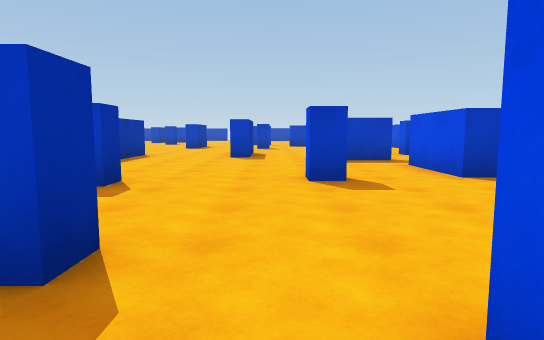
view 1 (above)

24 first-person views from a walk through a Unity game level. The camera is 1.3 m above the floor, tilts 6° down and sees 75° across. The floor is counted in squares, 2 m on a side. Each view is taken from the middle of a square. On the plan, view 1 faces up. The plan holds only what a view shows up to about 10 squares ahead; the rest is blank. The place goes on beyond the plan. The player is left out.

view 2
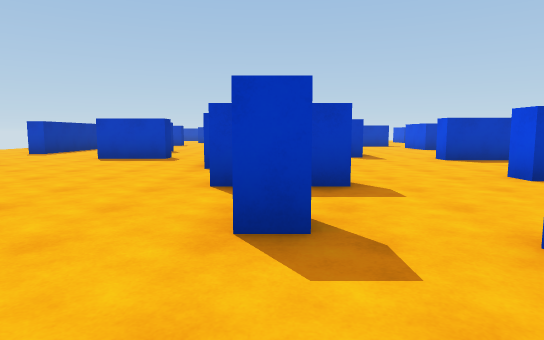

view 3
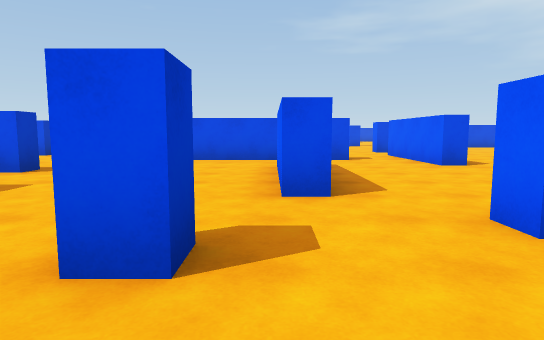

view 4
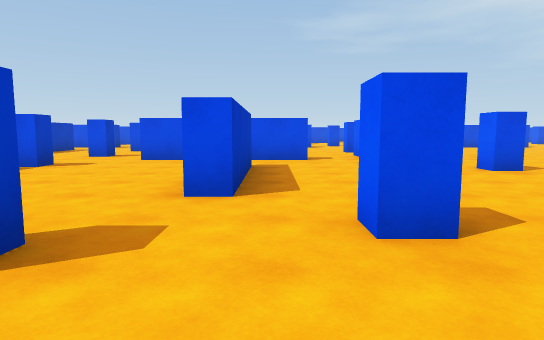

view 5
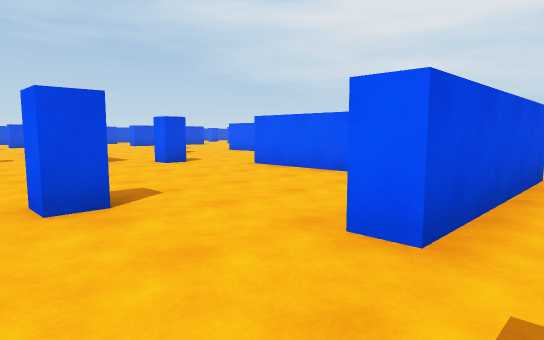

view 6
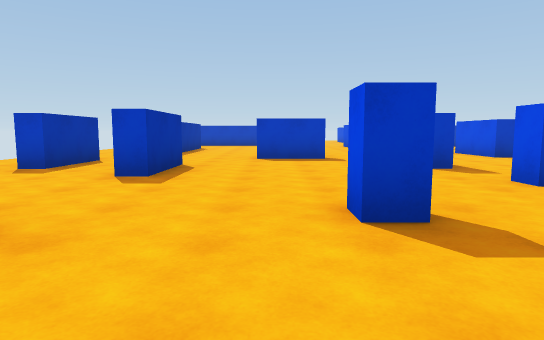

view 7
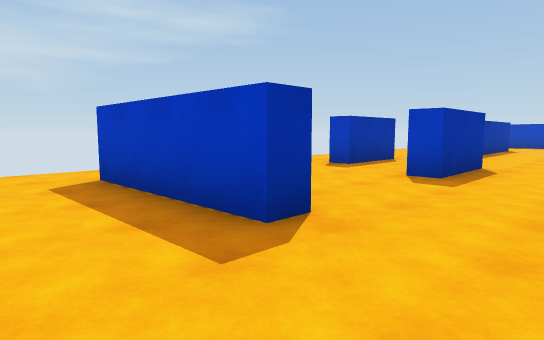

view 8
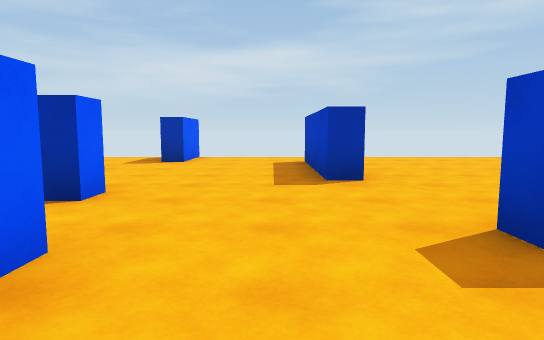

view 9
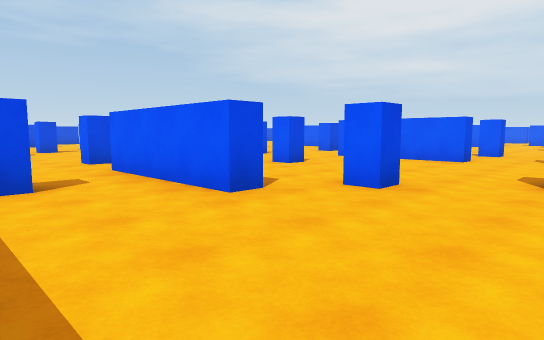

view 10
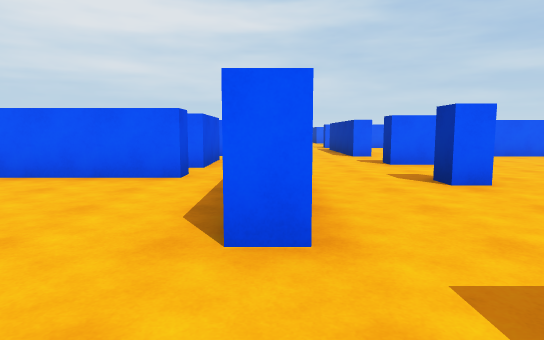

view 11
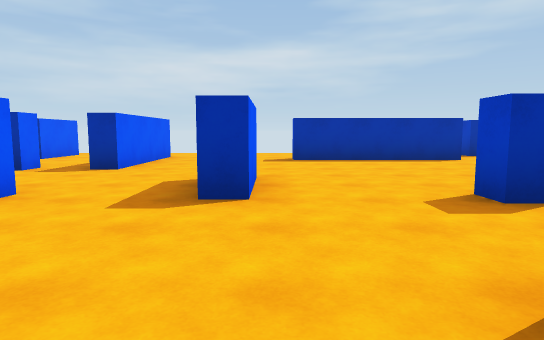

view 12
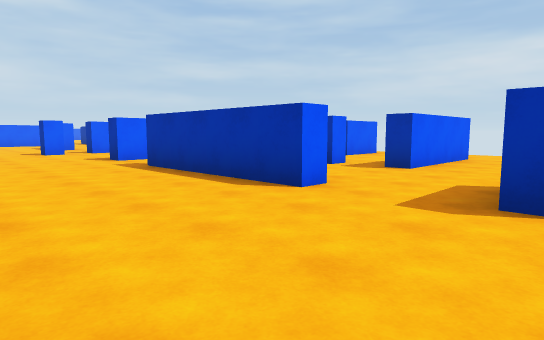

view 13
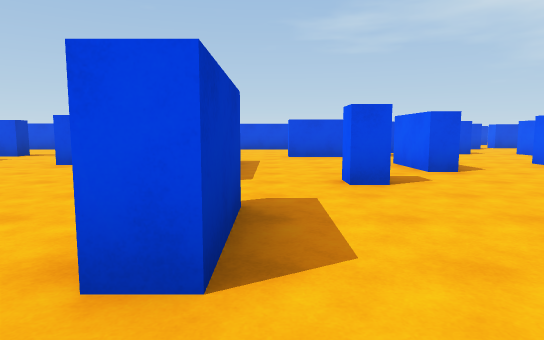

view 14
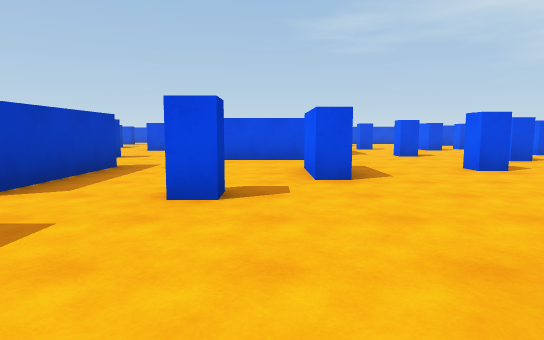

view 15
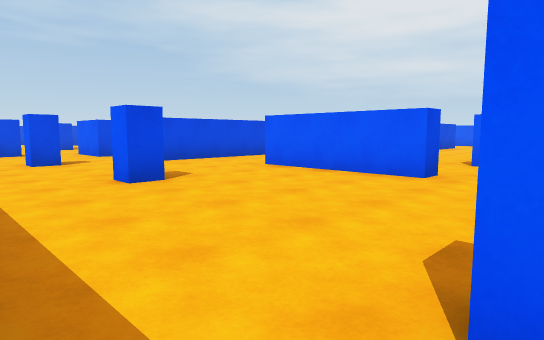

view 16
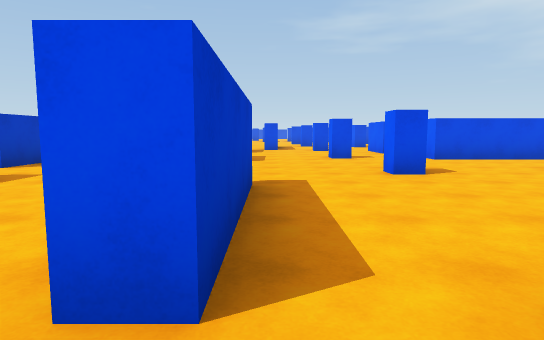

view 17
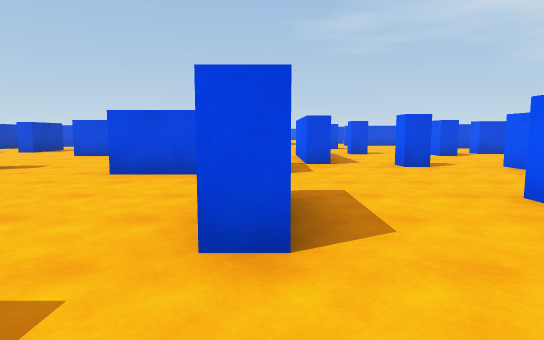

view 18
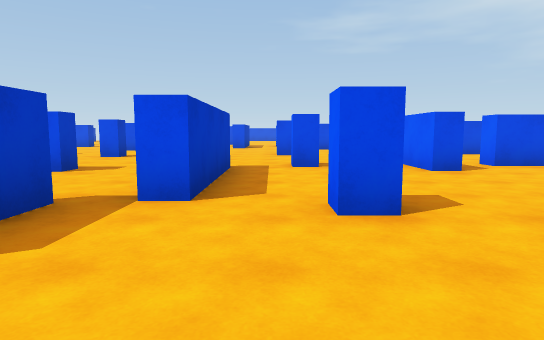

view 19
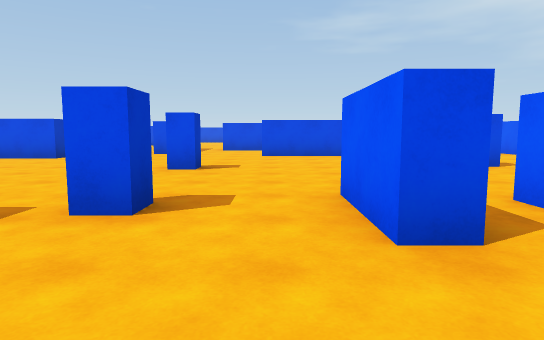

view 20
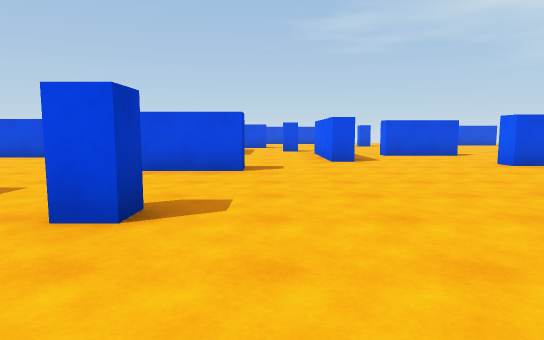

view 21
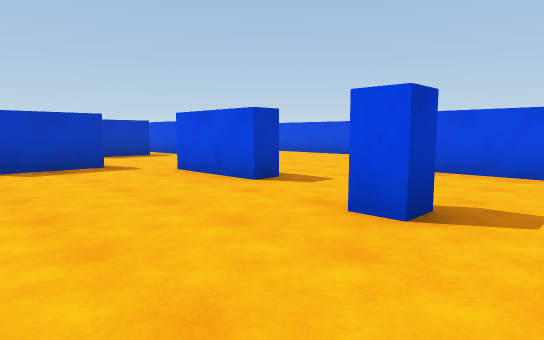

view 22
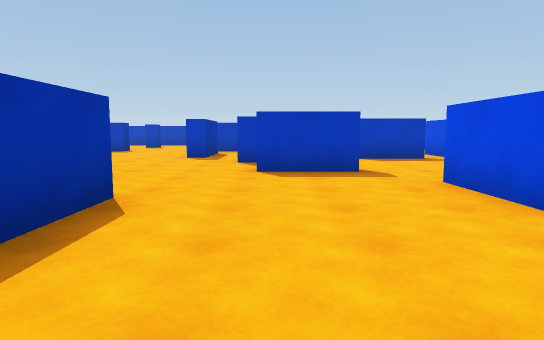

view 23
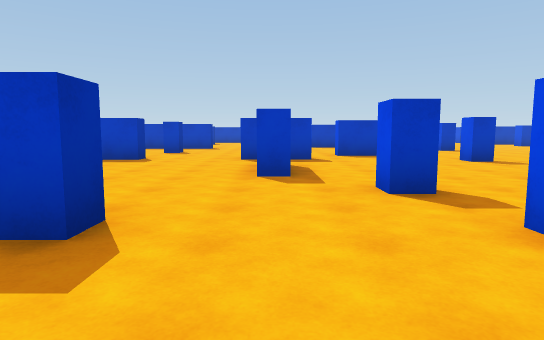

view 24
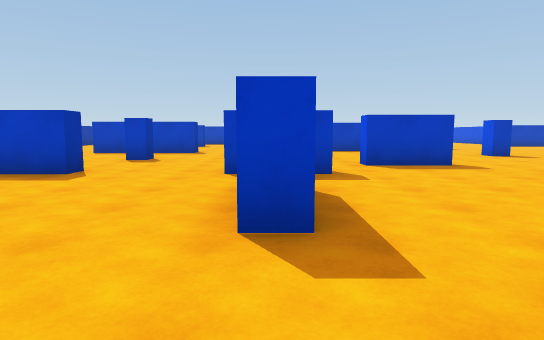

### Floor plan
Key: @ floor where view 1 was taken; # wall or solid block; x gap in a wall; . floor.
Columns run from 14 left of view 1 to 24 right of it. Each row starts with its distance up from view 1.
  9    ....##.#....##.
  8    #......#.......
  7  ..#.#....#......#  ..
  6  ....#...........#........      ..#
  5  ..............#.##..#..#..     ...
  4  ..........#.......... .... .. ...
  3  .......#...........#  .... .##....
  2  .####.....#.#......#  #...#.......
  1  ..............###..#  .........#.
  0  .............@.....#   ... .....
 -1 ###....#x ....#........ ...#.....
 -2  ....    ..#....................#.
 -3  ..#... ...#.......###.#.....#....
 -4    #.......#.....#...... .........
 -5    #.....#.#.###......   .#..##..    .#
 -6    #.........   .....#    ....... ....#
 -7    ..........#  .......  .......#....
 -8      ..##....# ........#...#....#...
 -9  ............ ....###......#......
-10  ..###...#..#..##........  #......#
-11     .... #... ....#....#   #...#..# ..
-12   ....#  #.............# ..............
-13   ##     #.........##..##..............
-14          ....###.........###........###
-15         ....#..................#.......
-16         #........#..#...#...#.........#
-17         .... ......................#..#
-18          ..  .......# .#...##......# ..
-19              .####..#     ..x.    .#

Positions as (right, up) in squares from view 1, and headings:
1: (0, 0), facing up
2: (-3, 0), facing up
3: (-3, 1), facing right
4: (-3, 0), facing right
5: (-4, 0), facing down-right
6: (-7, 0), facing up
7: (-7, 0), facing up-left
8: (-4, 1), facing left
9: (1, 0), facing down-right
10: (-3, 0), facing down
11: (-2, -7), facing left
12: (-2, -7), facing down-left
13: (-1, -10), facing right
14: (0, -12), facing right
15: (-2, -14), facing down-right
16: (-3, -14), facing right
17: (3, -13), facing right
18: (7, -15), facing right
19: (11, -17), facing right
20: (14, -12), facing right
21: (14, -12), facing up-right
22: (15, -11), facing up
23: (13, -7), facing up
24: (13, -4), facing up
